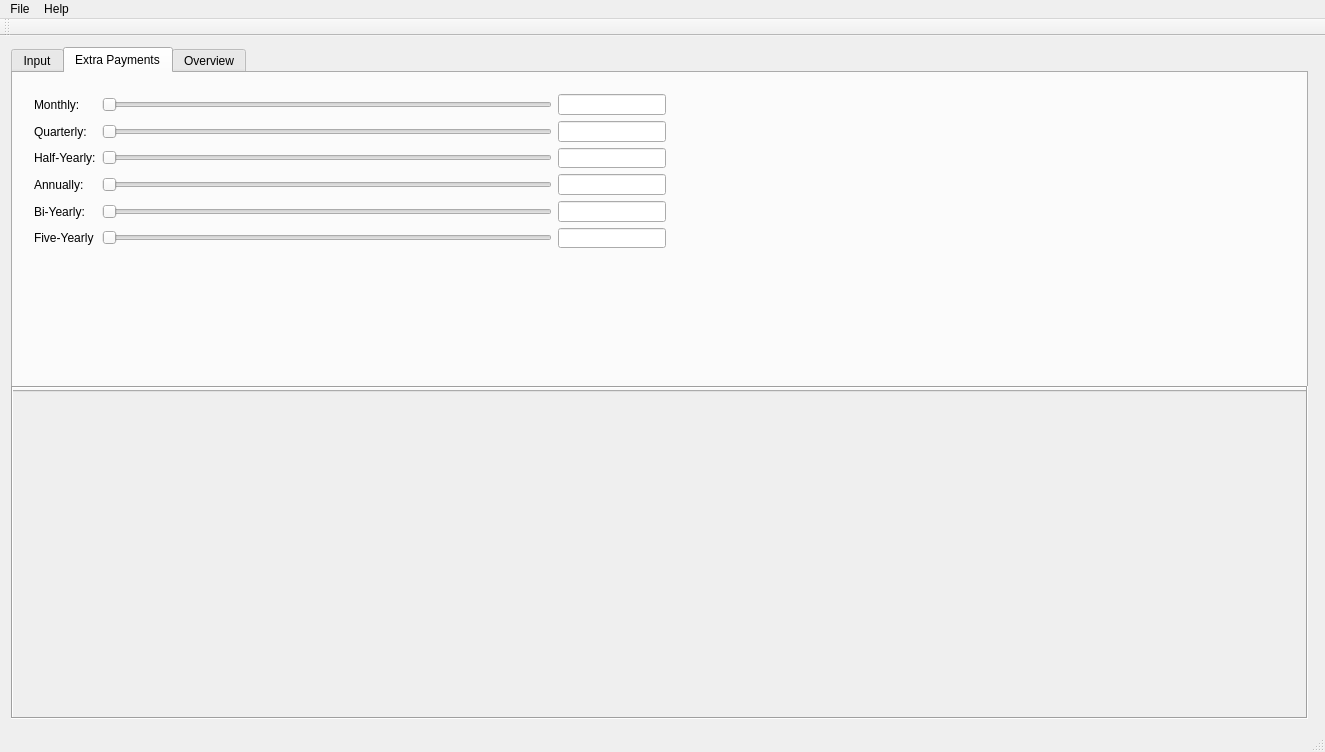
<?xml version="1.0" encoding="UTF-8"?>
<ui version="4.0">
 <class>MainWindow</class>
 <widget class="QMainWindow" name="MainWindow">
  <property name="geometry">
   <rect>
    <x>0</x>
    <y>0</y>
    <width>1325</width>
    <height>752</height>
   </rect>
  </property>
  <property name="windowTitle">
   <string>MainWindow</string>
  </property>
  <widget class="QWidget" name="centralWidget">
   <layout class="QGridLayout" name="gridLayout">
    <item row="0" column="1">
     <widget class="QwtPlot" name="loanAmount_qwtPlot">
      <property name="frameShape">
       <enum>QFrame::Box</enum>
      </property>
      <property name="frameShadow">
       <enum>QFrame::Sunken</enum>
      </property>
     </widget>
    </item>
    <item row="1" column="1">
     <widget class="QwtPlot" name="interestPayoff_qwtPlot">
      <property name="frameShape">
       <enum>QFrame::Box</enum>
      </property>
      <property name="frameShadow">
       <enum>QFrame::Sunken</enum>
      </property>
     </widget>
    </item>
    <item row="0" column="0">
     <widget class="QTabWidget" name="tabWidget">
      <property name="sizePolicy">
       <sizepolicy hsizetype="Expanding" vsizetype="Ignored">
        <horstretch>0</horstretch>
        <verstretch>0</verstretch>
       </sizepolicy>
      </property>
      <property name="minimumSize">
       <size>
        <width>680</width>
        <height>345</height>
       </size>
      </property>
      <property name="currentIndex">
       <number>1</number>
      </property>
      <widget class="QWidget" name="Input_tab">
       <attribute name="title">
        <string>Input</string>
       </attribute>
       <widget class="QWidget" name="layoutWidget">
        <property name="geometry">
         <rect>
          <x>10</x>
          <y>40</y>
          <width>660</width>
          <height>116</height>
         </rect>
        </property>
        <layout class="QGridLayout" name="details_gridLayout">
         <item row="0" column="0">
          <widget class="QLabel" name="termYears_label">
           <property name="text">
            <string>Term(years):</string>
           </property>
           <property name="alignment">
            <set>Qt::AlignRight|Qt::AlignTrailing|Qt::AlignVCenter</set>
           </property>
          </widget>
         </item>
         <item row="0" column="1">
          <widget class="QSlider" name="termYears_horizontalSlider">
           <property name="minimumSize">
            <size>
             <width>450</width>
             <height>0</height>
            </size>
           </property>
           <property name="minimum">
            <number>0</number>
           </property>
           <property name="maximum">
            <number>35</number>
           </property>
           <property name="value">
            <number>25</number>
           </property>
           <property name="orientation">
            <enum>Qt::Horizontal</enum>
           </property>
           <property name="invertedAppearance">
            <bool>false</bool>
           </property>
           <property name="invertedControls">
            <bool>false</bool>
           </property>
          </widget>
         </item>
         <item row="3" column="0">
          <widget class="QLabel" name="interestRate_label">
           <property name="text">
            <string>Interest Rate (APR):</string>
           </property>
           <property name="alignment">
            <set>Qt::AlignRight|Qt::AlignTrailing|Qt::AlignVCenter</set>
           </property>
          </widget>
         </item>
         <item row="3" column="1">
          <widget class="QSlider" name="interestRate_horizontalSlider">
           <property name="minimumSize">
            <size>
             <width>450</width>
             <height>0</height>
            </size>
           </property>
           <property name="maximum">
            <number>2000</number>
           </property>
           <property name="value">
            <number>500</number>
           </property>
           <property name="orientation">
            <enum>Qt::Horizontal</enum>
           </property>
          </widget>
         </item>
         <item row="4" column="0">
          <widget class="QLabel" name="loanAmount_label">
           <property name="text">
            <string>Loan Amount:</string>
           </property>
           <property name="alignment">
            <set>Qt::AlignRight|Qt::AlignTrailing|Qt::AlignVCenter</set>
           </property>
          </widget>
         </item>
         <item row="4" column="1">
          <widget class="QSlider" name="loanAmount_horizontalSlider">
           <property name="minimumSize">
            <size>
             <width>450</width>
             <height>0</height>
            </size>
           </property>
           <property name="maximum">
            <number>300</number>
           </property>
           <property name="singleStep">
            <number>1</number>
           </property>
           <property name="pageStep">
            <number>10</number>
           </property>
           <property name="value">
            <number>150</number>
           </property>
           <property name="sliderPosition">
            <number>150</number>
           </property>
           <property name="orientation">
            <enum>Qt::Horizontal</enum>
           </property>
          </widget>
         </item>
         <item row="0" column="2">
          <widget class="QLineEdit" name="termYears_lineEdit">
           <property name="minimumSize">
            <size>
             <width>100</width>
             <height>0</height>
            </size>
           </property>
           <property name="maximumSize">
            <size>
             <width>200</width>
             <height>16777215</height>
            </size>
           </property>
          </widget>
         </item>
         <item row="3" column="2">
          <widget class="QLineEdit" name="interestRate_lineEdit">
           <property name="minimumSize">
            <size>
             <width>100</width>
             <height>0</height>
            </size>
           </property>
           <property name="maximumSize">
            <size>
             <width>200</width>
             <height>16777215</height>
            </size>
           </property>
          </widget>
         </item>
         <item row="4" column="2">
          <widget class="QLineEdit" name="loanAmouont_lineEdit">
           <property name="minimumSize">
            <size>
             <width>100</width>
             <height>0</height>
            </size>
           </property>
           <property name="maximumSize">
            <size>
             <width>200</width>
             <height>16777215</height>
            </size>
           </property>
          </widget>
         </item>
         <item row="1" column="1">
          <widget class="QSlider" name="termMonths_horizontalSlider">
           <property name="minimumSize">
            <size>
             <width>450</width>
             <height>0</height>
            </size>
           </property>
           <property name="maximum">
            <number>11</number>
           </property>
           <property name="pageStep">
            <number>2</number>
           </property>
           <property name="orientation">
            <enum>Qt::Horizontal</enum>
           </property>
          </widget>
         </item>
         <item row="1" column="0">
          <widget class="QLabel" name="termMonths_label">
           <property name="text">
            <string>(months)</string>
           </property>
           <property name="alignment">
            <set>Qt::AlignRight|Qt::AlignTrailing|Qt::AlignVCenter</set>
           </property>
          </widget>
         </item>
         <item row="1" column="2">
          <widget class="QLineEdit" name="termMonths_lineEdit">
           <property name="minimumSize">
            <size>
             <width>100</width>
             <height>0</height>
            </size>
           </property>
           <property name="maximumSize">
            <size>
             <width>200</width>
             <height>16777215</height>
            </size>
           </property>
          </widget>
         </item>
        </layout>
       </widget>
       <widget class="QWidget" name="layoutWidget">
        <property name="geometry">
         <rect>
          <x>10</x>
          <y>10</y>
          <width>208</width>
          <height>22</height>
         </rect>
        </property>
        <layout class="QHBoxLayout" name="horizontalLayout">
         <item>
          <widget class="QLabel" name="startDate_label">
           <property name="sizePolicy">
            <sizepolicy hsizetype="Minimum" vsizetype="Maximum">
             <horstretch>0</horstretch>
             <verstretch>0</verstretch>
            </sizepolicy>
           </property>
           <property name="minimumSize">
            <size>
             <width>100</width>
             <height>0</height>
            </size>
           </property>
           <property name="maximumSize">
            <size>
             <width>100</width>
             <height>20</height>
            </size>
           </property>
           <property name="text">
            <string>Start Date:</string>
           </property>
          </widget>
         </item>
         <item>
          <widget class="QDateEdit" name="startDate_dateEdit">
           <property name="sizePolicy">
            <sizepolicy hsizetype="Minimum" vsizetype="Maximum">
             <horstretch>0</horstretch>
             <verstretch>0</verstretch>
            </sizepolicy>
           </property>
           <property name="minimumSize">
            <size>
             <width>100</width>
             <height>0</height>
            </size>
           </property>
           <property name="maximumSize">
            <size>
             <width>100</width>
             <height>20</height>
            </size>
           </property>
          </widget>
         </item>
        </layout>
       </widget>
      </widget>
      <widget class="QWidget" name="extraPayments_tab">
       <attribute name="title">
        <string>Extra Payments</string>
       </attribute>
       <widget class="QWidget" name="">
        <property name="geometry">
         <rect>
          <x>10</x>
          <y>10</y>
          <width>654</width>
          <height>176</height>
         </rect>
        </property>
        <layout class="QGridLayout" name="gridLayout_2">
         <item row="0" column="0">
          <widget class="QLabel" name="extraMontly_label">
           <property name="text">
            <string>Monthly:</string>
           </property>
          </widget>
         </item>
         <item row="0" column="2">
          <widget class="QSlider" name="extraMonthly_horizontalSlider">
           <property name="minimumSize">
            <size>
             <width>450</width>
             <height>0</height>
            </size>
           </property>
           <property name="maximum">
            <number>1000</number>
           </property>
           <property name="singleStep">
            <number>10</number>
           </property>
           <property name="pageStep">
            <number>100</number>
           </property>
           <property name="orientation">
            <enum>Qt::Horizontal</enum>
           </property>
          </widget>
         </item>
         <item row="0" column="3">
          <widget class="QLineEdit" name="extraMonthly_lineEdit">
           <property name="minimumSize">
            <size>
             <width>100</width>
             <height>0</height>
            </size>
           </property>
          </widget>
         </item>
         <item row="1" column="0">
          <widget class="QLabel" name="extraQuarterly_label">
           <property name="text">
            <string>Quarterly:</string>
           </property>
          </widget>
         </item>
         <item row="1" column="2">
          <widget class="QSlider" name="extraQuarterly_horizontalSlider">
           <property name="maximum">
            <number>2000</number>
           </property>
           <property name="singleStep">
            <number>20</number>
           </property>
           <property name="pageStep">
            <number>200</number>
           </property>
           <property name="orientation">
            <enum>Qt::Horizontal</enum>
           </property>
          </widget>
         </item>
         <item row="1" column="3">
          <widget class="QLineEdit" name="extraQuarterly_lineEdit"/>
         </item>
         <item row="2" column="0">
          <widget class="QLabel" name="extraHarfYearly_label">
           <property name="text">
            <string>Half-Yearly:</string>
           </property>
          </widget>
         </item>
         <item row="2" column="2">
          <widget class="QSlider" name="extraHalfYearly_horizontalSlider">
           <property name="maximum">
            <number>10000</number>
           </property>
           <property name="singleStep">
            <number>100</number>
           </property>
           <property name="pageStep">
            <number>500</number>
           </property>
           <property name="orientation">
            <enum>Qt::Horizontal</enum>
           </property>
          </widget>
         </item>
         <item row="2" column="3">
          <widget class="QLineEdit" name="extraHalfYearly_lineEdit"/>
         </item>
         <item row="3" column="0">
          <widget class="QLabel" name="extraAnnually_label">
           <property name="text">
            <string>Annually:</string>
           </property>
          </widget>
         </item>
         <item row="3" column="2">
          <widget class="QSlider" name="extraAnnually_horizontalSlider">
           <property name="maximum">
            <number>20000</number>
           </property>
           <property name="singleStep">
            <number>500</number>
           </property>
           <property name="pageStep">
            <number>1000</number>
           </property>
           <property name="orientation">
            <enum>Qt::Horizontal</enum>
           </property>
          </widget>
         </item>
         <item row="3" column="3">
          <widget class="QLineEdit" name="extraAnnually_lineEdit"/>
         </item>
         <item row="4" column="0">
          <widget class="QLabel" name="extraBiYearly_label">
           <property name="text">
            <string>Bi-Yearly:</string>
           </property>
          </widget>
         </item>
         <item row="4" column="2">
          <widget class="QSlider" name="extraBiYearly_horizontalSlider">
           <property name="maximum">
            <number>20000</number>
           </property>
           <property name="singleStep">
            <number>500</number>
           </property>
           <property name="pageStep">
            <number>1000</number>
           </property>
           <property name="orientation">
            <enum>Qt::Horizontal</enum>
           </property>
          </widget>
         </item>
         <item row="4" column="3">
          <widget class="QLineEdit" name="extraBiYearly_lineEdit"/>
         </item>
         <item row="5" column="0">
          <widget class="QLabel" name="extraFiveYearly_label">
           <property name="text">
            <string>Five-Yearly</string>
           </property>
          </widget>
         </item>
         <item row="5" column="2">
          <widget class="QSlider" name="extraFiveYearly_horizontalSlider">
           <property name="maximum">
            <number>100000</number>
           </property>
           <property name="singleStep">
            <number>1000</number>
           </property>
           <property name="pageStep">
            <number>5000</number>
           </property>
           <property name="orientation">
            <enum>Qt::Horizontal</enum>
           </property>
          </widget>
         </item>
         <item row="5" column="3">
          <widget class="QLineEdit" name="extraFiveYearly_lineEdit"/>
         </item>
        </layout>
       </widget>
      </widget>
      <widget class="QWidget" name="overview_tab">
       <attribute name="title">
        <string>Overview</string>
       </attribute>
       <widget class="QWidget" name="layoutWidget">
        <property name="geometry">
         <rect>
          <x>210</x>
          <y>120</y>
          <width>241</width>
          <height>61</height>
         </rect>
        </property>
        <layout class="QGridLayout" name="review_gridlayout">
         <item row="1" column="0">
          <widget class="QLabel" name="monthlyPayment_label">
           <property name="text">
            <string>Monthly Payment:</string>
           </property>
           <property name="alignment">
            <set>Qt::AlignRight|Qt::AlignTrailing|Qt::AlignVCenter</set>
           </property>
          </widget>
         </item>
         <item row="0" column="1">
          <widget class="QLineEdit" name="totalInterest_lineEdit"/>
         </item>
         <item row="1" column="1">
          <widget class="QLineEdit" name="monthlyPaymeny_lineEdit"/>
         </item>
         <item row="0" column="0">
          <widget class="QLabel" name="totalInterestPayed_label">
           <property name="text">
            <string>Total Interest Payed:</string>
           </property>
           <property name="alignment">
            <set>Qt::AlignRight|Qt::AlignTrailing|Qt::AlignVCenter</set>
           </property>
          </widget>
         </item>
        </layout>
       </widget>
      </widget>
     </widget>
    </item>
    <item row="1" column="0">
     <widget class="QwtPlot" name="extraPayment_qwtPlot">
      <property name="frameShape">
       <enum>QFrame::Box</enum>
      </property>
      <property name="frameShadow">
       <enum>QFrame::Sunken</enum>
      </property>
     </widget>
    </item>
   </layout>
  </widget>
  <widget class="QMenuBar" name="menuBar">
   <property name="geometry">
    <rect>
     <x>0</x>
     <y>0</y>
     <width>1325</width>
     <height>20</height>
    </rect>
   </property>
   <widget class="QMenu" name="menuFile">
    <property name="title">
     <string>File</string>
    </property>
    <addaction name="actionOpen"/>
    <addaction name="actionPrint"/>
    <addaction name="actionClose"/>
    <addaction name="separator"/>
    <addaction name="actionExit"/>
   </widget>
   <widget class="QMenu" name="menuHelp">
    <property name="title">
     <string>Help</string>
    </property>
    <addaction name="actionHelp"/>
    <addaction name="actionAbout"/>
   </widget>
   <addaction name="menuFile"/>
   <addaction name="menuHelp"/>
  </widget>
  <widget class="QToolBar" name="mainToolBar">
   <attribute name="toolBarArea">
    <enum>TopToolBarArea</enum>
   </attribute>
   <attribute name="toolBarBreak">
    <bool>false</bool>
   </attribute>
  </widget>
  <widget class="QStatusBar" name="statusBar"/>
  <action name="actionHelp">
   <property name="text">
    <string>Help..</string>
   </property>
  </action>
  <action name="actionAbout">
   <property name="text">
    <string>About..</string>
   </property>
  </action>
  <action name="actionOpen">
   <property name="text">
    <string>Open..</string>
   </property>
  </action>
  <action name="actionClose">
   <property name="text">
    <string>Close</string>
   </property>
  </action>
  <action name="actionExit">
   <property name="text">
    <string>Exit</string>
   </property>
  </action>
  <action name="actionPrint">
   <property name="text">
    <string>Print..</string>
   </property>
  </action>
 </widget>
 <layoutdefault spacing="6" margin="11"/>
 <customwidgets>
  <customwidget>
   <class>QwtPlot</class>
   <extends>QFrame</extends>
   <header>qwt_plot.h</header>
  </customwidget>
 </customwidgets>
 <resources/>
 <connections/>
</ui>
